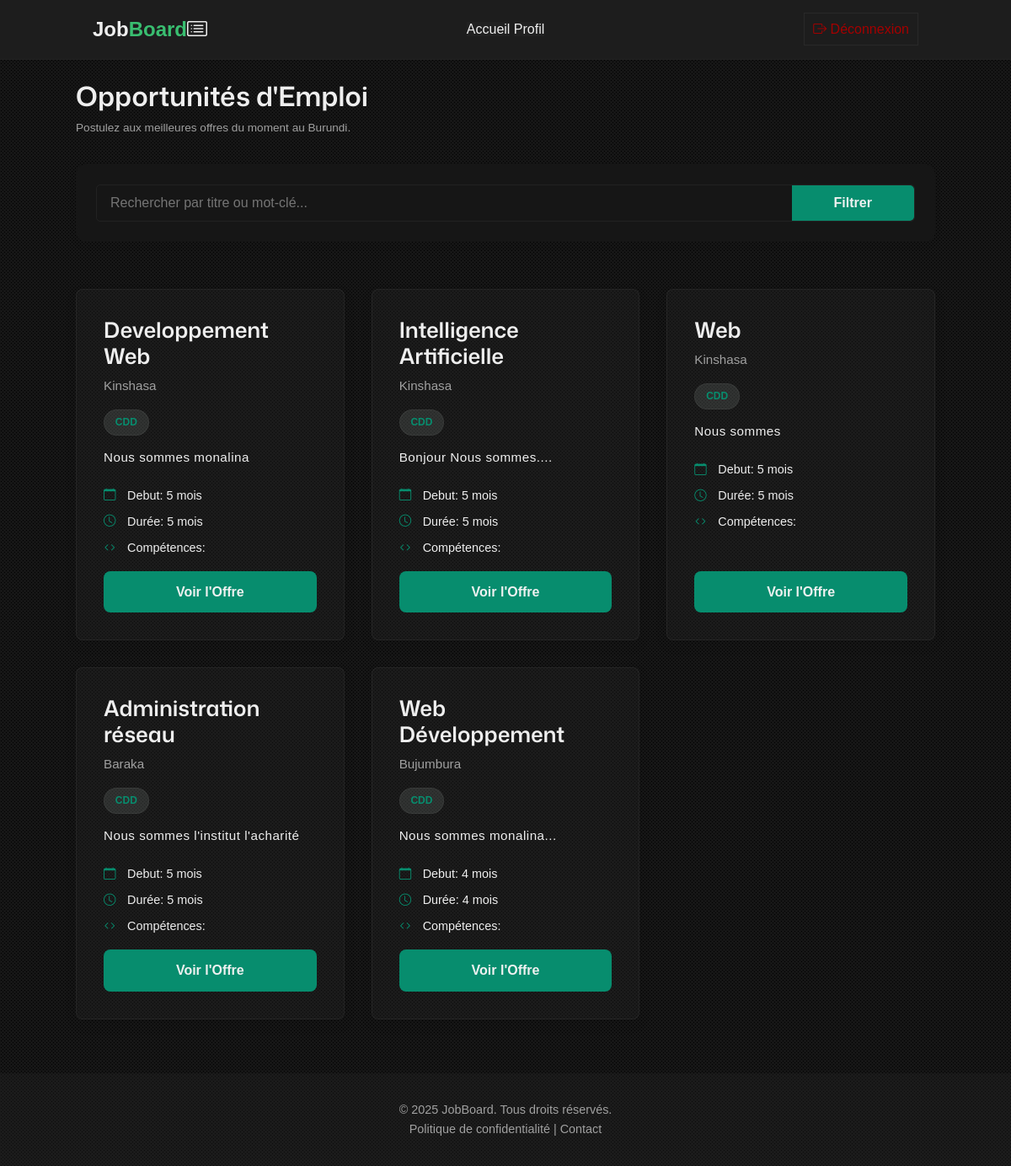
Screenshot of / (signed in) with the database file from the repository.
### jobBoard/app/job/models.py (models this page shows)
class Offer(models.Model):
    id = models.UUIDField(primary_key=True, default=uuid4, editable=False)
    employer = models.ForeignKey('EmployerProfil', on_delete=models.SET_NULL, null=True, related_name="offers")
    title = models.CharField(max_length=50)
    competence = models.CharField(max_length=100)
    experience = models.CharField(max_length=100, null=True, blank=True)
    delay = models.CharField(max_length=50, null=True, blank=True)
    profil = models.CharField(max_length=150, null=True, blank=True)
    description = models.TextField()
    contract_type = models.CharField(max_length=20)
    salary = models.IntegerField(null=True, blank=True)
    workplace = models.CharField(max_length=50)
    company_name = models.CharField(max_length=50)
    activity_sector = models.CharField(max_length=50, null=True, blank=True)
    coordinate = models.CharField(max_length=100)
    created_at = models.DateTimeField(auto_now_add=True)
    updated_at = models.DateTimeField(auto_now=True)

### jobBoard/app/job/candidate_views.py (the view)
# urls.py: path('', homeView, name="home"),
@login_required
def homeView(request):
    context = {
        'offers': Offer.objects.all()
    }
    return render(request, "job/candidate/home.html", context)

### jobBoard/app/job/templates/job/candidate/home.html (shortened to what this page needs)
{% extends "../bases/base.html" %}
{% block header %}
    {% include "../bases/header.html" %}
{% endblock %}
{% block content %}
    <main class="container">
        <div class="header">
            <h1>Opportunités d'Emploi</h1>
            <p class="intro-text">Postulez aux meilleures offres du moment au Burundi.</p>
        </div>
        <section class="search-bar">
            <form method="post" class="search-wrapper">
                <input type="text" placeholder="Rechercher par titre ou mot-clé...">
                <button type="submit">Filtrer</button>
        </section>
        <section class="job-list">
            {% if offers %}
            {% for offer in offers %}
            <article class="job-card">
                <div>
                    <h3 class="card-title">{{ offer.title }}</h3>
                    <p class="card-subtitle">{{ offer.workplace }}</p>
                    <span class="job-tag tag-stage">{{ offer.contract_type }}</span>
                    <p class="short-description">{{ offer.description }}</p>
                    <ul class="card-details-list">
                        <li><i class="bi bi-calendar"></i>Debut: {{ offer.delay }}</li>
                        <li><i class="bi bi-clock"></i>Durée: {{ offer.delay }}</li>
                        <li><i class="bi bi-code"></i>Compétences:  {{ offer.compentece }}</li>
                    </ul>
                </div>
                <a href="{% url "apply_for_job" offer.id %}" class="view-details-btn">Voir l'Offre</a>
            </article>
            {% endfor %}
            {% else %}
            <div style="text-align: center;margin: 2em 0;color: var(--bs-text-muted);">
                <i class="bi bi-search" style="font-size: 50px;"></i>
                <p>Aucun emploi disponible pour le moment</p>
            </div>
            {% endif %}
        </section>
    </main>
{% endblock %}
{% block footer %}
    {% include "../bases/footer.html" %}
{% endblock %}

### static/stylesheet/global.css (style rules this page uses)
.header h1 { font-size: 2rem; font-weight: 800; color: var(--bs-text); margin-bottom: 0.5rem; }
.header .intro-text { font-size: 0.85rem; color: var(--bs-text-muted); }
.container { width: 85%; max-width: 1500px; margin: auto; }
.header { margin-top: 1.5em; }
.search-bar { background-color: var(--bs-bg); padding: 1.5rem; border-radius: 12px; box-shadow: 0 4px 10px rgba(0, 0, 0, 0.05); margin: 2rem 0 3.5em 0; }
.search-bar input, .search-bar button { padding: 0.75rem 1rem; border-radius: 5px; font-size: 1rem; transition: border-color 0.3s, box-shadow 0.3s; }
.search-bar .search-wrapper { border: 1px solid var(--bs-card-border); display: flex; border-radius: 5px; }
.search-bar .search-wrapper input { width: 85%; outline: none; border: none; color: var(--bs-text); background: var(--bs-bg); }
.search-bar button { background-color: var(--bs-primary); border: none; color: var(--bs-text); font-weight: 600; cursor: pointer; flex-shrink: 0; border-radius: 0 5px 5px 0; flex-grow: 1; }
.job-list { display: grid; grid-template-columns: repeat(auto-fit, minmax(300px, 1fr)); gap: 2rem; margin-top: 2em; }
.job-card { background-color: var(--bs-card-opacity); border-radius: 8px; box-shadow: 0 6px 15px rgba(0, 0, 0, 0.08); padding: 2rem; border: 1px solid var(--bs-card-border); transition: transform 0.3s, box-shadow 0.3s; display: flex; flex-direction: column; justify-content: space-between; }
.card-title { font-size: 1.6rem; font-weight: 700; color: var(--bs-text); margin-bottom: 0.5rem; }
.card-subtitle { font-size: 0.95rem; color: var(--bs-text-muted); margin-bottom: 1rem; }
.job-tag { display: inline-block; font-size: 0.75rem; font-weight: 700; padding: 0.3rem 0.8rem; border-radius: 20px; margin-bottom: 1rem; }
.tag-stage { background-color: #d1e7dd1e; color: #19e284; }
.card-details-list { list-style: none; font-size: 0.9rem; color: var(--bs-text); margin-bottom: 1rem; padding: 0; }
.card-details-list li { margin-bottom: 0.5rem; display: flex; align-items: center; }
.card-details-list i { width: 20px; color: var(--bs-primary); margin-right: 8px; }
.short-description { font-size: 0.95rem; color: var(--bs-text); margin-bottom: 1.5rem; line-height: 20px; letter-spacing: 0.5px; display: -webkit-box; -webkit-line-clamp: 2; -webkit-box-orient: vertical; overflow: hidden; text-overflow: ellipsis; }
.view-details-btn { display: block; text-align: center; background-color: var(--bs-primary); color: var(--bs-text); font-weight: 700; padding: 0.75rem; border-radius: 8px; transition: background-color 0.3s; margin-top: auto; }

### static/stylesheet/details.css (style rules this page uses)
.job-tag { display: inline-block; border: 1px solid var(--bs-card-border); color: var(--bs-primary); font-size: 0.75rem; padding: 0.3rem 0.8rem; border-radius: 20px; font-weight: 600; }

### static/stylesheet/style.css (style rules this page uses)
* { margin: 0; padding: 0; box-sizing: border-box; list-style: none; text-decoration: none; font-family: Arial, Helvetica, sans-serif; }
:root { --bs-text: #f3f3f3fa; --bs-text-muted: #a0a0a0; --bs-primary: #078d6e; --bs-primary-hover: #085e42; --bs-card: #1d1d1d; --bs-card-opacity: #2c2c2c42; --bs-card-border: #a7a7a715; --bs-bg: #161616; --bs-danger: #dc3545; --bs-danger-hover: #c82333; --space-sm: 8px; --space-md: 16px; --space-lg: 32px; --radius-sm: 5px; --radius-md: 8px; }
body { background: var(--bs-bg) url("../images/bg.svg"); font-family: 'mona_sans'; line-height: 1.6; color: var(--clr-text); -webkit-font-smoothing: antialiased; }
h1, h2, h3, h4 { font-family: 'mona_sans'; color: var(--bs-text); margin-bottom: var(--space-md); line-height: 1.2; }

### rows the page displays
Offer: title "Developpement Web", workplace "Kinshasa", contract_type "CDD", description "Nous sommes monalina", delay "5 mois"
Offer: title "Intelligence Artificielle", workplace "Kinshasa", contract_type "CDD", description "Bonjour Nous sommes....", delay "5 mois"
Offer: title "Web", workplace "Kinshasa", contract_type "CDD", description "Nous sommes", delay "5 mois"
Offer: title "Administration réseau", workplace "Baraka", contract_type "CDD", description "Nous sommes l'institut l'acharité", delay "5 mois"
Offer: title "Web Développement", workplace "Bujumbura", contract_type "CDD", description "Nous sommes monalina...", delay "4 mois"
